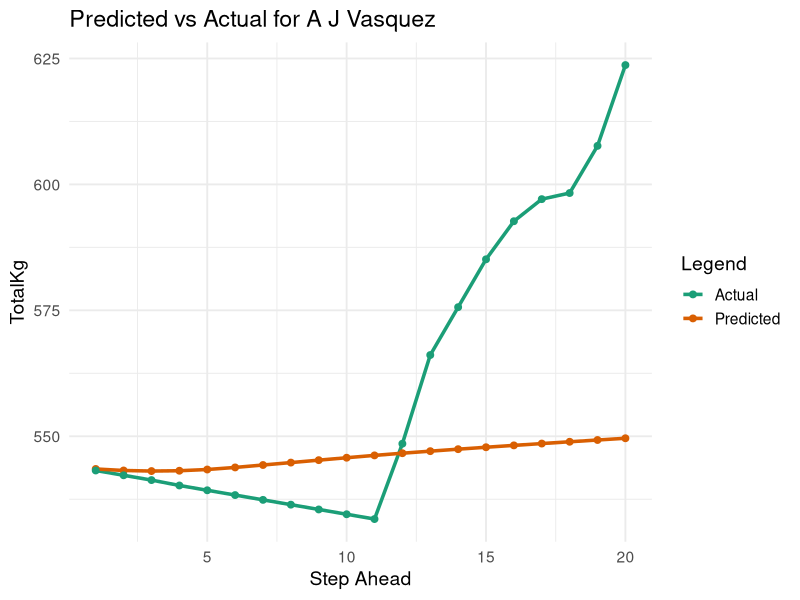

Here is the R script that generated this plot:
## ---- chunk 1
knitr::opts_chunk$set(echo = TRUE)
## ---- chunk 2
library(dplyr)

# calculate the pacf values up to the maximum lag
get_pacfs <- function(series, max_lag = 10) {
  n <- length(series)
  pacf_vals <- numeric(max_lag)
  
  for (k in 3:max_lag) {
    if (n <= k) {
      pacf_vals[k] <- NA
      next
    }
    
    Y <- series[(k+1):n]
    X <- embed(series, k + 1)[, -1]
    
    lambda <- 1e-5
    coefs <- solve(t(X) %*% X + lambda * diag(ncol(X))) %*% t(X) %*% Y
    # fit <- lm(Y ~ X)
    pacf_vals[k] <- coefs[k + 1]
  }
  
  return(pacf_vals)
}

# get the best lag from the list of pacf vals
get_best_lag <- function(pacf_vals, threshold = 0.2) {
  for (i in 3:3+length(pacf_vals)) {
    if (is.na(pacf_vals[i]) || abs(pacf_vals[i]) < threshold) {
      return(max(1, i - 1))
    }
  }
  return(length(pacf_vals))
}

# get AR(p)
fit_ar <- function(series, p) {
  n <- length(series)
  X <- embed(series, p + 1)[, -1]
  y <- embed(series, p + 1)[, 1]
  X <- cbind(1, X)
  
  lambda <- 1e-5
  coefs <- solve(t(X) %*% X + lambda * diag(ncol(X))) %*% t(X) %*% y
  return(list(coefs = coefs, order = p))
}
## ---- chunk 3
# main function
get_models <- function(df, max_lag = 10, pacf_threshold = 0.2) {
  df$Time <- as.POSIXct(df$Time)
  results <- list()
  
  for (lifter in unique(df$Name)) {
    lifter_df <- df %>%
      filter(Name == lifter) %>%
      arrange(Time)
    
    series <- lifter_df$TotalKg
    
    if (length(series) < max_lag + 1) {
      cat("Skipping", lifter, "- not enough data\n")
      next
    }
    
    pacf_vals <- get_pacfs(series, max_lag)
    optimal_lag <- get_best_lag(pacf_vals, pacf_threshold)
    
    
    ar_model <- fit_ar(series, optimal_lag)
    
    if (!is.null(ar_model)) {
      results[[lifter]] <- list(
        ar_model = ar_model,
        pacf = pacf_vals,
        optimal_lag = optimal_lag
      )
    }
  }
  
  return(results)
}
## ---- chunk 4
df <- read.csv("data/openpowerlifting_interpolated.csv")
lifter_models <- get_models(df)
## ---- chunk 5
lifter_models["A J Vasquez"]
## ---- chunk 6
get_mse <- function(series, model) {
  p <- model$order
  coeffs <- model$coefficients
  n <- length(series)

  if (n <= p + 1) {
    return(NULL)
  }

  
  preds <- numeric(n - p)
  actual <- series[(p + 1):n]

  for (t in (p + 1):n) {
    lagged <- rev(series[(t - p):(t - 1)])
    X <- c(1, lagged) 
    preds[t - p] <- sum(X * coeffs)
  }

  residuals <- actual - preds
  mse <- mean(residuals^2)

  list(
    predictions = preds,
    actual = actual,
    residuals = residuals,
    MSE = mse
  )
}
## ---- chunk 7
mse_all_lifters <- function(df, models) {
  scores <- list()

  for (lifter in names(models)) {
    model_info <- models[[lifter]]
    ar_model <- model_info$ar_model

    series <- df %>%
      filter(Name == lifter) %>%
      arrange(Time) %>%
      pull(TotalKg)

    score <- get_mse(series, ar_model)

    if (!is.null(score)) {
      scores[[lifter]] <- score
    }
  }

  return(scores)
}
## ---- chunk 8
next_k_steps <- function(series, ar_model, k) {
  p <- ar_model$order
  coefs <- ar_model$coefs
  history <- tail(series, p)
  preds <- numeric(k)

  for (i in 1:k) {
    x <- c(1, rev(history[(length(history) - p + 1):length(history)]))
    next_val <- sum(coefs * x)
    preds[i] <- next_val
    history <- c(history, next_val)
  }
  return(preds)
}
## ---- chunk 9
fix_predictions <- function(last_val, predicted_diffs) {
  cumsum(c(last_val, predicted_diffs))[-1]
}
## ---- chunk 10
get_accuracies <- function(df, k) {
  df$Time <- as.POSIXct(df$Time)
  test_results <- list()

  for (lifter in unique(df$Name)) {
    lifter_df <- df %>%
      filter(Name == lifter) %>%
      arrange(Time)

    original_series <- lifter_df$TotalKg
    n <- length(original_series)

    if (n <= k + 10) next

    train_series <- original_series[1:(n - k)]
    true_future <- original_series[(n - k + 1):n]

    diff_series <- diff(train_series)
    last_val <- tail(train_series, 1)

    pacf_vals <- get_pacfs(diff_series, max_lag = 10)
    optimal_lag <- get_best_lag(pacf_vals, threshold = 0.2)
    ar_model <- fit_ar(diff_series, optimal_lag)

    diff_preds <- next_k_steps(diff_series, ar_model, k)
    final_preds <- fix_predictions(last_val, diff_preds)

    residuals <- true_future - final_preds
    mse <- mean(residuals^2)
    r2 <- cor(true_future, final_preds) ^ 2

    test_results[[lifter]] <- list(
      predictions = final_preds,
      actual = true_future,
      MSE = mse,
      R2 = r2,
      order = optimal_lag
    )
  }

  return(test_results)
}

## ---- chunk 11
results <- get_accuracies(df, k = 20)

results[["A J Vasquez"]]$R2

## ---- chunk 12
library(ggplot2)
library(tidyr)

plot_lifter_predictions <- function(lifter_name, test_results) {
  result <- test_results[[lifter_name]]

  if (is.null(result)) {
    warning(paste("No prediction results found for", lifter_name))
    return(NULL)
  }

  k <- length(result$predictions)

  plot_df <- data.frame(
    Step = 1:k,
    Predicted = result$predictions,
    Actual = result$actual
  ) %>%
    pivot_longer(cols = c(Predicted, Actual), names_to = "Type", values_to = "Value")

  ggplot(plot_df, aes(x = Step, y = Value, color = Type)) +
    geom_line(size = 1.2) +
    geom_point(size = 2) +
    scale_color_manual(values = c("Actual" = "#1b9e77", "Predicted" = "#d95f02")) +
    labs(
      title = paste("Predicted vs Actual for", lifter_name),
      x = "Step Ahead",
      y = "TotalKg",
      color = "Legend"
    ) +
    theme_minimal(base_size = 14)
}

## ---- chunk 13
plot_lifter_predictions("A J Vasquez", results)

## ---- chunk 14

s <- 0

for (lifter in results) {
  if (is.na(lifter$R2)) {
    next
  }
  s <- s + lifter$R2
}

cat("Average R^2 Value:", s / length(results), "\n")

